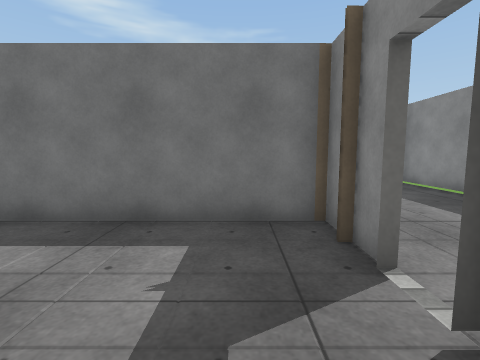
[1] (above)

21 first-person views from a walk through a 3-D level made in the Unity game engine. The camera is 1.2 m above the floor, tilts 6° down and sees 85° across. Doors are open. The floor is counted in squares, 1 m on a side. Each view is taken from the middle of a square. On the plan, view 1 faces up. The plan holds only what a view shows up to about 12 squares ahead; the rest is blank. The place goes on beyond the plan. The player character is not drawn. Surface patterns are stand-ins for the level's own textures.

[2]
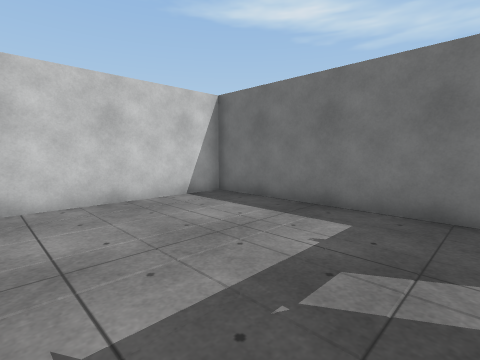

[3]
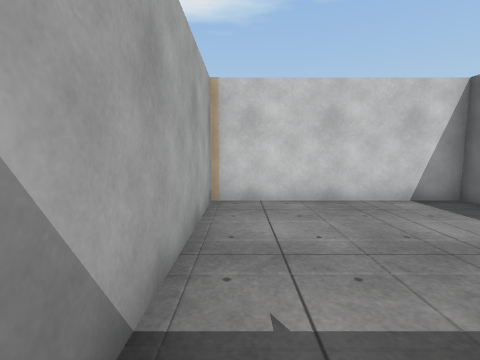

[4]
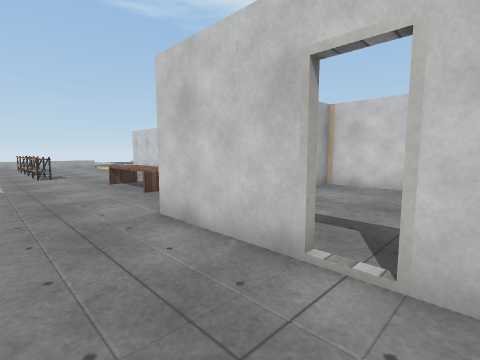

[5]
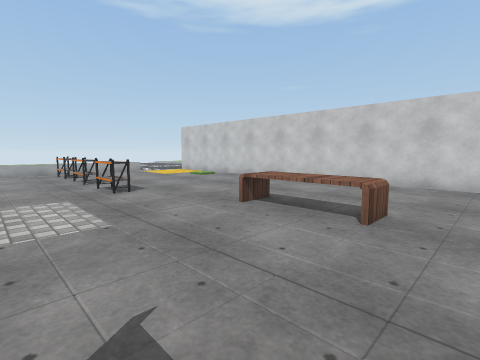

[6]
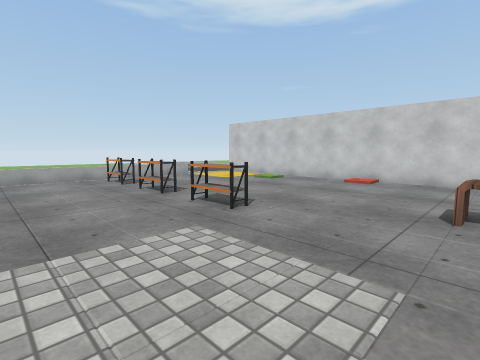

[7]
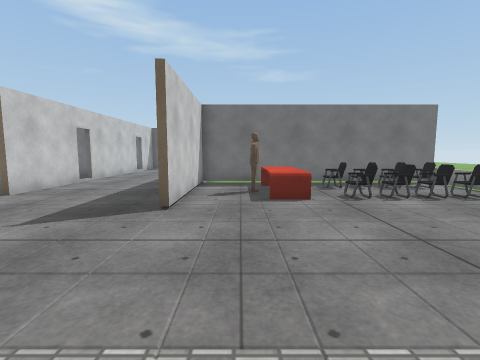

[8]
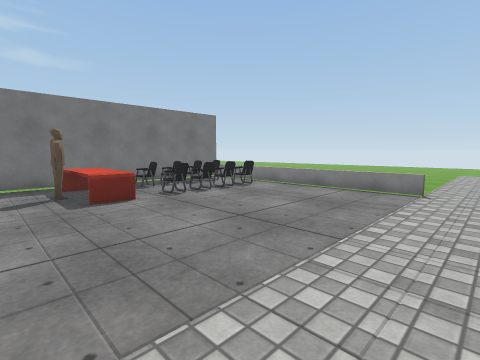

[9]
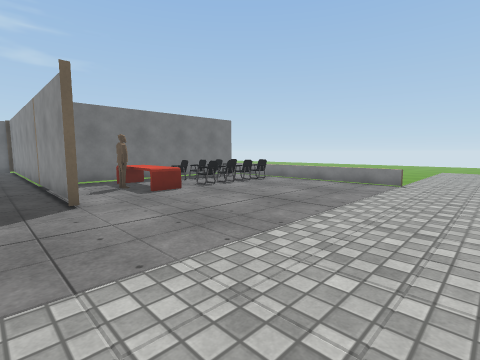

[10]
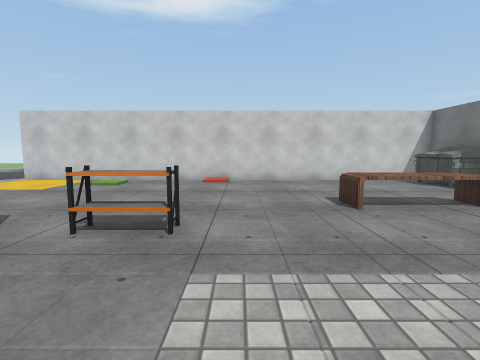

[11]
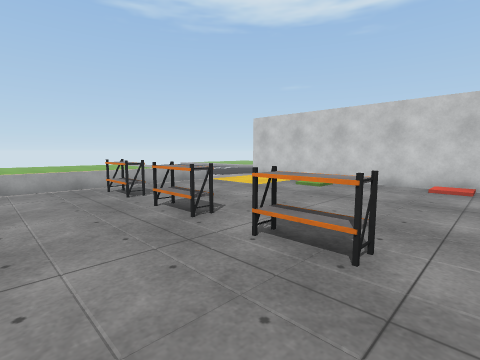

[12]
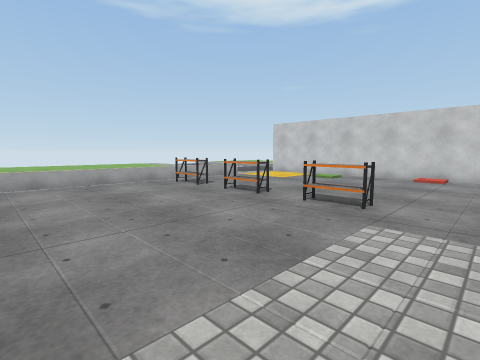

[13]
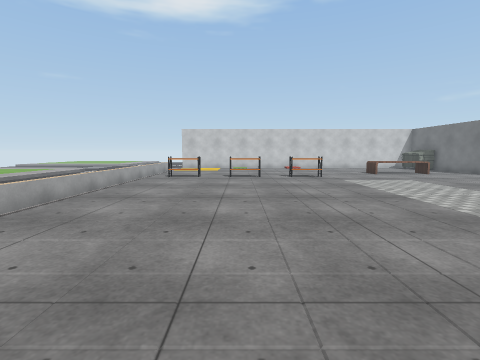

[14]
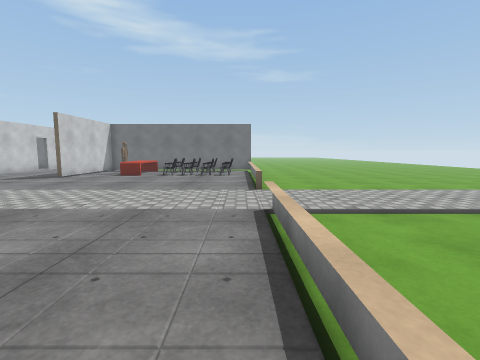

[15]
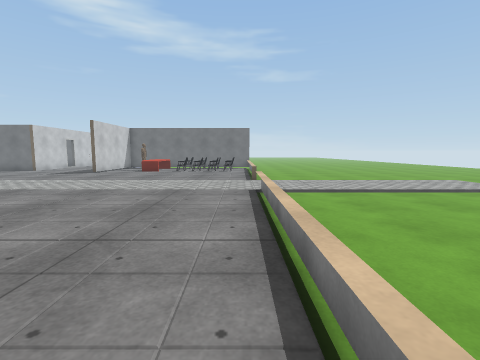

[16]
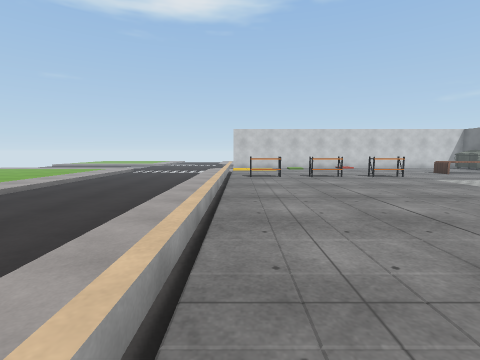

[17]
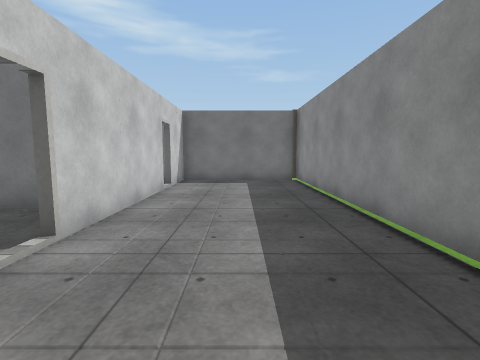

[18]
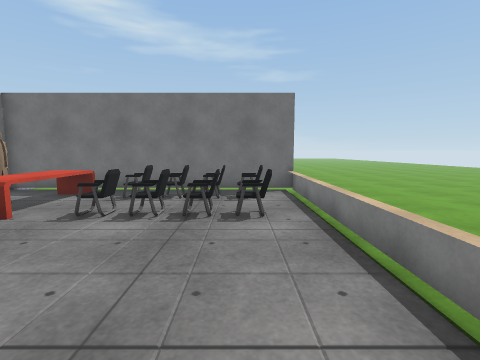

[19]
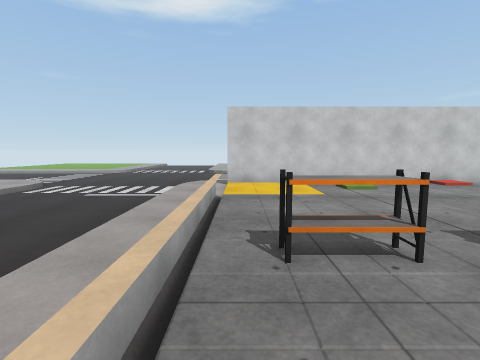

[20]
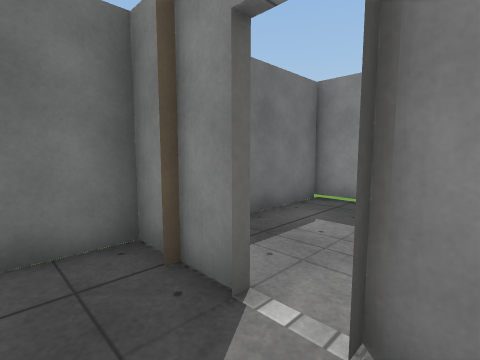

[21]
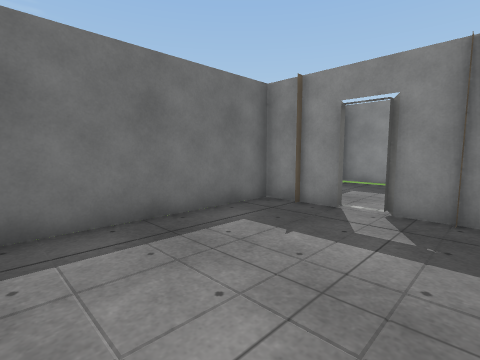

### Floor plan
Ten units are one square. View 1 is at (0, 0); x grows to the right and y downward. Boxes are objects, and circles mark ways between rooms. Rooms are numbered by the first view taken in them; rooms with no view inside come last. Other rooms are left out.
<svg viewBox="-60 -112 228 314">
<path fill="none" stroke="#000" d="M15 -27 15 -35M-25 17 4 17M15 -39 15 -45 -55 -45 -55 5M65 26 65 -107M15 -16 15 18M-55 34 -55 185M157 -14 65 -14 65 36M-55 5 -55 15M15 -75 15 -24M64 -105 20 -105M15 -105 15 -84M157 75 157 -14M157 125 157 105M98 -6 98 24 88 24 88 5M106 197 115 197M157 155 157 126M116 197 140 197M-16 197 105 197M157 180 157 156M-24 197 -18 197M15 -84 15 -105M15 -61 15 -75M20 -105 -39 -105"/>
<rect x="-55" y="15" width="30" height="20" fill="#bbb"><title>dumpster</title></rect>
<rect x="-5" y="45" width="10" height="30" fill="#bbb"><title>counter</title></rect>
<rect x="15" y="165" width="10" height="20" fill="#bbb"><title>other object</title></rect>
<rect x="15" y="135" width="10" height="20" fill="#bbb"><title>other object</title></rect>
<rect x="15" y="105" width="10" height="20" fill="#bbb"><title>other object</title></rect>
<rect x="105" y="15" width="40" height="10" fill="#bbb"><title>chair</title></rect>
<rect x="105" y="-5" width="40" height="10" fill="#bbb"><title>chair</title></rect>
<circle cx="-35" cy="5" r="3" fill="#2a7"/>
<circle cx="15" cy="-20" r="3" fill="#2a7"/>
<circle cx="15" cy="-80" r="3" fill="#2a7"/>
<text x="-20" y="-20">1</text>
<text x="60" y="90">2</text>
<text x="-20" y="-80">3</text>
</svg>
Room 1 opens to room 2. Room 2 opens to room 3.

Where each view was taken, in squares from view 1:
view 1: 0 up, 0 right, facing up
view 2: 1 down, 1 right, facing up-left
view 3: 1 down, 1 right, facing left
view 4: 3 up, 4 right, facing down-left
view 5: 3 down, 5 right, facing down-left
view 6: 7 down, 6 right, facing down-left
view 7: 9 down, 8 right, facing up
view 8: 9 down, 7 right, facing up-right
view 9: 10 down, 5 right, facing up-right
view 10: 10 down, 6 right, facing left
view 11: 10 down, 5 right, facing down-left
view 12: 9 down, 8 right, facing down-left
view 13: 15 down, 15 right, facing left
view 14: 16 down, 15 right, facing up
view 15: 19 down, 15 right, facing up
view 16: 19 down, 15 right, facing left
view 17: 1 down, 4 right, facing up
view 18: 7 down, 14 right, facing up
view 19: 19 down, 5 right, facing left
view 20: 7 up, 0 right, facing up-right
view 21: 6 up, 4 left, facing up-right
